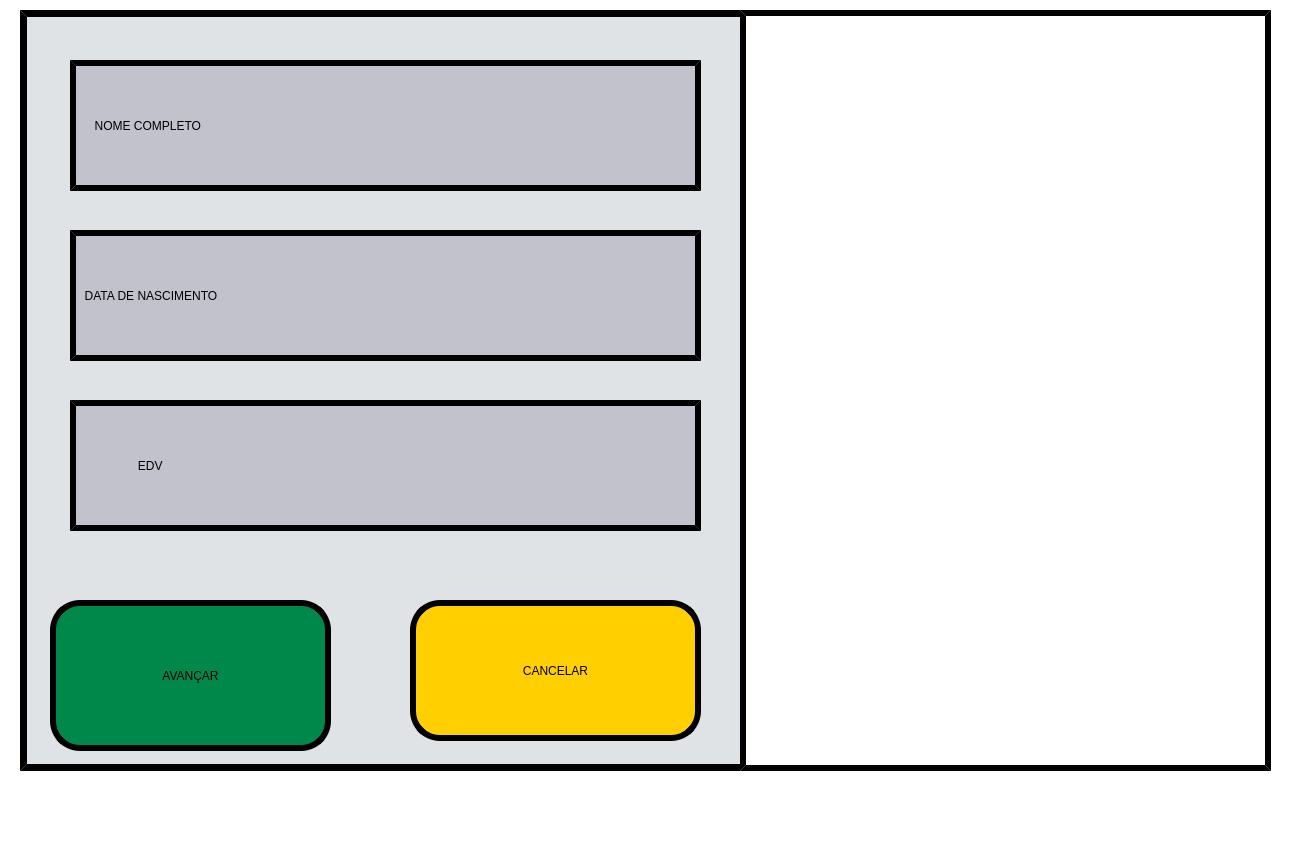
<?xml version="1.0" encoding="UTF-8"?>
<ui version="4.0">
 <class>cadastros_adicionar_ficha01</class>
 <widget class="QMainWindow" name="cadastros_adicionar_ficha01">
  <property name="geometry">
   <rect>
    <x>0</x>
    <y>0</y>
    <width>1290</width>
    <height>841</height>
   </rect>
  </property>
  <property name="minimumSize">
   <size>
    <width>1290</width>
    <height>841</height>
   </size>
  </property>
  <property name="maximumSize">
   <size>
    <width>1290</width>
    <height>841</height>
   </size>
  </property>
  <property name="windowTitle">
   <string>MainWindow</string>
  </property>
  <property name="styleSheet">
   <string notr="true">background-color: rgb(255, 255, 255);</string>
  </property>
  <property name="animated">
   <bool>true</bool>
  </property>
  <widget class="QWidget" name="centralwidget">
   <widget class="QLabel" name="Label_Borda">
    <property name="geometry">
     <rect>
      <x>0</x>
      <y>783</y>
      <width>1290</width>
      <height>18</height>
     </rect>
    </property>
    <property name="text">
     <string/>
    </property>
    <property name="pixmap">
     <pixmap>Imagens/Borda.png</pixmap>
    </property>
    <property name="scaledContents">
     <bool>true</bool>
    </property>
   </widget>
   <widget class="QLabel" name="label_fundo">
    <property name="geometry">
     <rect>
      <x>20</x>
      <y>10</y>
      <width>1251</width>
      <height>761</height>
     </rect>
    </property>
    <property name="font">
     <font>
      <family>Bosch Sans Bold</family>
      <pointsize>65</pointsize>
      <weight>50</weight>
      <italic>false</italic>
      <bold>false</bold>
     </font>
    </property>
    <property name="styleSheet">
     <string notr="true">border-style: outset;
border-color: rgb(0, 0, 0);
border-width:7px;
border-radius: 0px;
background-color: rgb(224, 227, 229);</string>
    </property>
    <property name="text">
     <string/>
    </property>
   </widget>
   <widget class="QLabel" name="label_imagem_classe">
    <property name="geometry">
     <rect>
      <x>740</x>
      <y>10</y>
      <width>531</width>
      <height>761</height>
     </rect>
    </property>
    <property name="styleSheet">
     <string notr="true">border-style: outset;
border-color: rgb(0, 0, 0);
border-width:6px;


</string>
    </property>
    <property name="text">
     <string/>
    </property>
    <property name="pixmap">
     <pixmap>imagens/Responsavel_02.png</pixmap>
    </property>
    <property name="scaledContents">
     <bool>true</bool>
    </property>
   </widget>
   <widget class="QPushButton" name="botao_avancar">
    <property name="geometry">
     <rect>
      <x>50</x>
      <y>600</y>
      <width>281</width>
      <height>151</height>
     </rect>
    </property>
    <property name="whatsThis">
     <string>&lt;html&gt;&lt;head/&gt;&lt;body&gt;&lt;p&gt;&lt;span style=&quot; color:#ffffff;&quot;&gt;OI&lt;/span&gt;&lt;/p&gt;&lt;/body&gt;&lt;/html&gt;</string>
    </property>
    <property name="styleSheet">
     <string notr="true">border-style: outset;
color: rgb(0, 0, 0);
border-color: rgb(0, 0, 0);
border-width:6px;
border-radius: 30px;

font: 75 35pt &quot;Bosch Sans Bold&quot;;
background-color: rgb(0,136,74);</string>
    </property>
    <property name="text">
     <string>AVANÇAR</string>
    </property>
   </widget>
   <widget class="QLineEdit" name="lineEdit_nome">
    <property name="geometry">
     <rect>
      <x>70</x>
      <y>60</y>
      <width>631</width>
      <height>131</height>
     </rect>
    </property>
    <property name="styleSheet">
     <string notr="true">border-style: outset;
border-color: rgb(0, 0, 0);
border-width:6px;
background-color: rgb(193, 194, 204);

font: 75 35pt &quot;Bosch Sans Bold&quot;;
</string>
    </property>
    <property name="text">
     <string>     NOME COMPLETO</string>
    </property>
   </widget>
   <widget class="QLineEdit" name="lineEdit_data_nascimento">
    <property name="geometry">
     <rect>
      <x>70</x>
      <y>230</y>
      <width>631</width>
      <height>131</height>
     </rect>
    </property>
    <property name="styleSheet">
     <string notr="true">border-style: outset;
border-color: rgb(0, 0, 0);
border-width:6px;
background-color: rgb(193, 194, 204);

font: 75 35pt &quot;Bosch Sans Bold&quot;;
</string>
    </property>
    <property name="text">
     <string>  DATA DE NASCIMENTO</string>
    </property>
   </widget>
   <widget class="QPushButton" name="botao_cancelar">
    <property name="geometry">
     <rect>
      <x>410</x>
      <y>600</y>
      <width>291</width>
      <height>141</height>
     </rect>
    </property>
    <property name="whatsThis">
     <string>&lt;html&gt;&lt;head/&gt;&lt;body&gt;&lt;p&gt;&lt;span style=&quot; color:#ffffff;&quot;&gt;OI&lt;/span&gt;&lt;/p&gt;&lt;/body&gt;&lt;/html&gt;</string>
    </property>
    <property name="styleSheet">
     <string notr="true">border-style: outset;
color: rgb(0, 0, 0);
border-color: rgb(0, 0, 0);
border-width:6px;
border-radius: 30px;

font: 75 34pt &quot;Bosch Sans Bold&quot;;
background-color: rgb(255,207,0);</string>
    </property>
    <property name="text">
     <string>CANCELAR</string>
    </property>
   </widget>
   <widget class="QLineEdit" name="lineEdit_edv">
    <property name="geometry">
     <rect>
      <x>70</x>
      <y>400</y>
      <width>631</width>
      <height>131</height>
     </rect>
    </property>
    <property name="styleSheet">
     <string notr="true">border-style: outset;
border-color: rgb(0, 0, 0);
border-width:6px;
background-color: rgb(193, 194, 204);

font: 75 35pt &quot;Bosch Sans Bold&quot;;
</string>
    </property>
    <property name="text">
     <string>                  EDV</string>
    </property>
   </widget>
  </widget>
  <widget class="QMenuBar" name="menubar">
   <property name="geometry">
    <rect>
     <x>0</x>
     <y>0</y>
     <width>1290</width>
     <height>21</height>
    </rect>
   </property>
  </widget>
  <widget class="QStatusBar" name="statusbar"/>
 </widget>
 <resources/>
 <connections/>
</ui>
